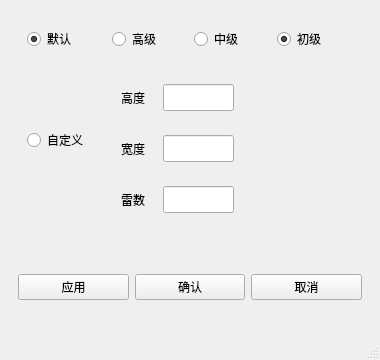
<?xml version="1.0" encoding="UTF-8"?>
<ui version="4.0">
 <class>ChoiceWindow</class>
 <widget class="QMainWindow" name="ChoiceWindow">
  <property name="geometry">
   <rect>
    <x>0</x>
    <y>0</y>
    <width>380</width>
    <height>360</height>
   </rect>
  </property>
  <property name="minimumSize">
   <size>
    <width>380</width>
    <height>360</height>
   </size>
  </property>
  <property name="maximumSize">
   <size>
    <width>387</width>
    <height>360</height>
   </size>
  </property>
  <property name="windowTitle">
   <string>MainWindow</string>
  </property>
  <widget class="QWidget" name="centralwidget">
   <layout class="QVBoxLayout" name="verticalLayout_3">
    <item>
     <widget class="QWidget" name="widget" native="true">
      <layout class="QGridLayout" name="gridLayout">
       <item row="0" column="1">
        <widget class="QWidget" name="widget_2" native="true">
         <layout class="QHBoxLayout" name="horizontalLayout_4">
          <item>
           <widget class="QRadioButton" name="radioButton_defulat_highLevel">
            <property name="text">
             <string>高级</string>
            </property>
           </widget>
          </item>
          <item>
           <widget class="QRadioButton" name="radioButton_defulat_midLevel">
            <property name="text">
             <string>中级</string>
            </property>
           </widget>
          </item>
          <item>
           <widget class="QRadioButton" name="radioButton_defulat_lowLevel">
            <property name="text">
             <string>初级</string>
            </property>
            <property name="checked">
             <bool>true</bool>
            </property>
           </widget>
          </item>
         </layout>
        </widget>
       </item>
       <item row="1" column="1">
        <widget class="QWidget" name="widget_6" native="true">
         <layout class="QVBoxLayout" name="verticalLayout">
          <item>
           <widget class="QWidget" name="widget_3" native="true">
            <layout class="QHBoxLayout" name="horizontalLayout">
             <item>
              <widget class="QLabel" name="label">
               <property name="minimumSize">
                <size>
                 <width>36</width>
                 <height>27</height>
                </size>
               </property>
               <property name="maximumSize">
                <size>
                 <width>36</width>
                 <height>27</height>
                </size>
               </property>
               <property name="text">
                <string>高度</string>
               </property>
              </widget>
             </item>
             <item>
              <widget class="QLineEdit" name="text_choice_height">
               <property name="sizePolicy">
                <sizepolicy hsizetype="Fixed" vsizetype="Fixed">
                 <horstretch>71</horstretch>
                 <verstretch>27</verstretch>
                </sizepolicy>
               </property>
               <property name="minimumSize">
                <size>
                 <width>71</width>
                 <height>27</height>
                </size>
               </property>
               <property name="maximumSize">
                <size>
                 <width>71</width>
                 <height>27</height>
                </size>
               </property>
              </widget>
             </item>
             <item>
              <spacer name="horizontalSpacer_2">
               <property name="orientation">
                <enum>Qt::Horizontal</enum>
               </property>
               <property name="sizeHint" stdset="0">
                <size>
                 <width>40</width>
                 <height>20</height>
                </size>
               </property>
              </spacer>
             </item>
            </layout>
           </widget>
          </item>
          <item>
           <widget class="QWidget" name="widget_4" native="true">
            <layout class="QHBoxLayout" name="horizontalLayout_2">
             <item>
              <widget class="QLabel" name="label_2">
               <property name="minimumSize">
                <size>
                 <width>36</width>
                 <height>27</height>
                </size>
               </property>
               <property name="maximumSize">
                <size>
                 <width>36</width>
                 <height>27</height>
                </size>
               </property>
               <property name="text">
                <string>宽度</string>
               </property>
              </widget>
             </item>
             <item>
              <widget class="QLineEdit" name="text_choice_wid">
               <property name="sizePolicy">
                <sizepolicy hsizetype="Fixed" vsizetype="Fixed">
                 <horstretch>0</horstretch>
                 <verstretch>0</verstretch>
                </sizepolicy>
               </property>
               <property name="minimumSize">
                <size>
                 <width>71</width>
                 <height>27</height>
                </size>
               </property>
               <property name="maximumSize">
                <size>
                 <width>71</width>
                 <height>27</height>
                </size>
               </property>
              </widget>
             </item>
             <item>
              <spacer name="horizontalSpacer">
               <property name="orientation">
                <enum>Qt::Horizontal</enum>
               </property>
               <property name="sizeHint" stdset="0">
                <size>
                 <width>40</width>
                 <height>20</height>
                </size>
               </property>
              </spacer>
             </item>
            </layout>
           </widget>
          </item>
          <item>
           <widget class="QWidget" name="widget_5" native="true">
            <layout class="QHBoxLayout" name="horizontalLayout_3">
             <item>
              <widget class="QLabel" name="label_3">
               <property name="minimumSize">
                <size>
                 <width>36</width>
                 <height>27</height>
                </size>
               </property>
               <property name="maximumSize">
                <size>
                 <width>36</width>
                 <height>27</height>
                </size>
               </property>
               <property name="text">
                <string>雷数</string>
               </property>
              </widget>
             </item>
             <item>
              <widget class="QLineEdit" name="text_choice_mineNum">
               <property name="sizePolicy">
                <sizepolicy hsizetype="Fixed" vsizetype="Fixed">
                 <horstretch>0</horstretch>
                 <verstretch>0</verstretch>
                </sizepolicy>
               </property>
               <property name="minimumSize">
                <size>
                 <width>71</width>
                 <height>27</height>
                </size>
               </property>
               <property name="maximumSize">
                <size>
                 <width>71</width>
                 <height>27</height>
                </size>
               </property>
               <property name="text">
                <string/>
               </property>
              </widget>
             </item>
             <item>
              <spacer name="horizontalSpacer_3">
               <property name="orientation">
                <enum>Qt::Horizontal</enum>
               </property>
               <property name="sizeHint" stdset="0">
                <size>
                 <width>40</width>
                 <height>20</height>
                </size>
               </property>
              </spacer>
             </item>
            </layout>
           </widget>
          </item>
         </layout>
        </widget>
       </item>
       <item row="0" column="0" rowspan="2">
        <widget class="QWidget" name="widget_8" native="true">
         <layout class="QVBoxLayout" name="verticalLayout_2">
          <item>
           <widget class="QRadioButton" name="radioButton_default">
            <property name="text">
             <string>默认</string>
            </property>
            <property name="checked">
             <bool>true</bool>
            </property>
           </widget>
          </item>
          <item>
           <spacer name="verticalSpacer">
            <property name="orientation">
             <enum>Qt::Vertical</enum>
            </property>
            <property name="sizeHint" stdset="0">
             <size>
              <width>20</width>
              <height>40</height>
             </size>
            </property>
           </spacer>
          </item>
          <item>
           <widget class="QRadioButton" name="radioButton_custom">
            <property name="text">
             <string>自定义</string>
            </property>
           </widget>
          </item>
          <item>
           <spacer name="verticalSpacer_2">
            <property name="orientation">
             <enum>Qt::Vertical</enum>
            </property>
            <property name="sizeHint" stdset="0">
             <size>
              <width>20</width>
              <height>40</height>
             </size>
            </property>
           </spacer>
          </item>
         </layout>
        </widget>
       </item>
      </layout>
     </widget>
    </item>
    <item>
     <widget class="QWidget" name="widget_7" native="true">
      <layout class="QHBoxLayout" name="horizontalLayout_5">
       <item>
        <widget class="QPushButton" name="b_choice_apply">
         <property name="text">
          <string>应用</string>
         </property>
        </widget>
       </item>
       <item>
        <widget class="QPushButton" name="b_choice_enter">
         <property name="text">
          <string>确认</string>
         </property>
        </widget>
       </item>
       <item>
        <widget class="QPushButton" name="b_choice_cancel">
         <property name="text">
          <string>取消</string>
         </property>
        </widget>
       </item>
      </layout>
     </widget>
    </item>
   </layout>
  </widget>
  <widget class="QStatusBar" name="statusbar"/>
 </widget>
 <resources/>
 <connections/>
</ui>
